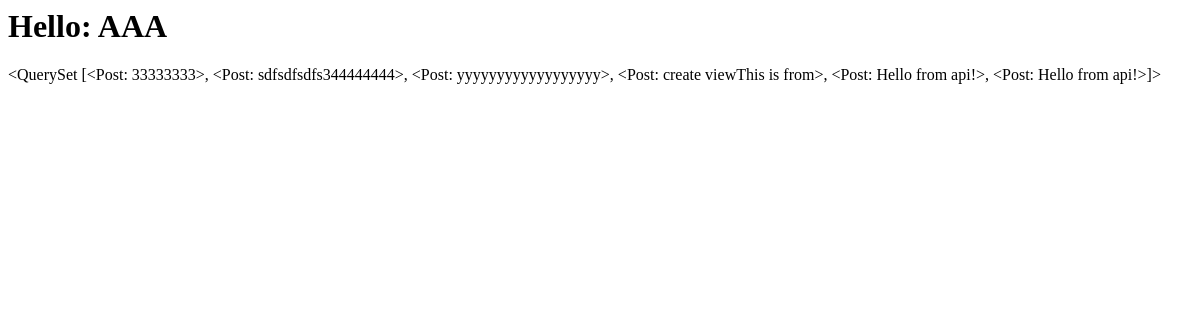
The page /blog/cbv-index/ on the database as committed earlier.
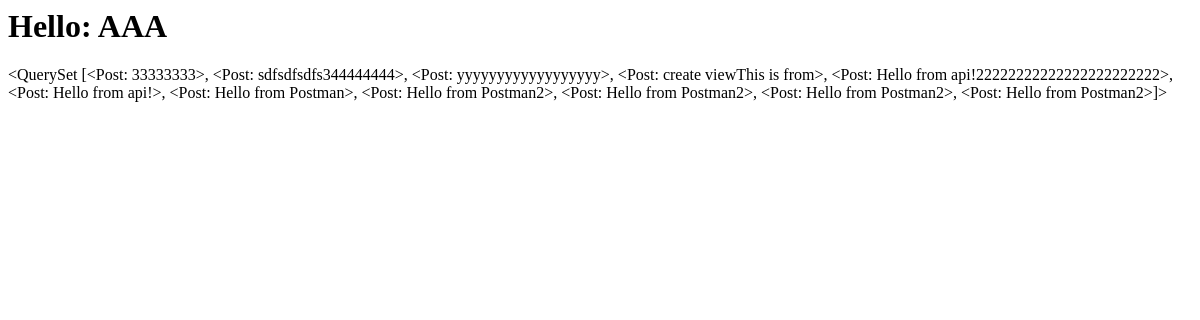
The same page on the database as committed later.
### blog/models.py (models this page shows)
class Post(models.Model):
    author = models.ForeignKey('accounts.Profile', on_delete=models.CASCADE)
    image = models.ImageField(null=True, blank=True)
    title = models.CharField(max_length=250)
    content = models.TextField()
    status = models.BooleanField()
    category = models.ForeignKey('Category', on_delete=models.SET_NULL, null=True)
    created_at = models.DateTimeField(auto_now_add=True)
    updated_at = models.DateTimeField(auto_now=True)
    published_at = models.DateTimeField()
    def __str__(self):
        return self.title

### blog/views.py (the view)
# urls.py: path('cbv-index/', views.IndexView.as_view(), name='cbv-index'),
class IndexView(TemplateView):
    template_name = 'index.html'
    def get_context_data(self, **kwargs):
        context = super().get_context_data(**kwargs)
        context['name'] = 'AAA'
        context['posts'] = Post.objects.all()
        return context

### templates/index.html
<h1>Hello: {{name}}</h1>
{{posts}}

Rows that differ between the two databases and show on the page:
changed through a linked row, Post: title.title "…from>, <Post: Hello from api!>, <Post: Hello from api!>]>" → "…from>, <Post: Hello from api!22222222222222222222222>, <Post: Hello from api!>, <Post: Hello from Postman>, <Post: Hello from Postman2>, <Post: Hello from Postman2>, <Post: Hello from Postman2>, <Post: Hello from Postman2>]>"
